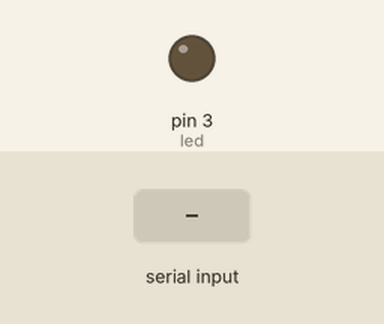
A sketch run on a simulated Arduino Uno, built with avr-gcc and run on an emulated ATmega328P. Parts: output pins drawn as LEDs (lit = HIGH). The test bench sets the inputs (shaded band).

Above: at 1.2 s.
1.3 s: "1" received over Serial
At 2.5 s:
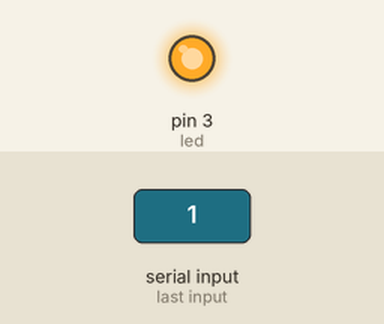
2.8 s: "0" received over Serial
At 3.8 s:
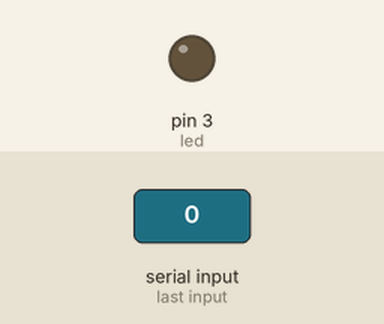
Timing chart, 0 to 5.8 s (numbered marks = the images above; inputs shaded):
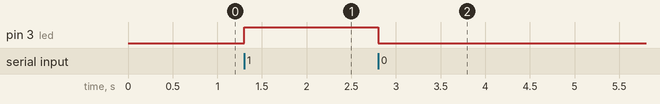

Measured:
- after the input at 1.3 s, pin 3 (led): LOW → HIGH at once
- after the input at 2.8 s, pin 3 (led): HIGH → LOW at once

The sketch:

led.ino
```cpp
#define led 3
void setup() {
  pinMode(led, OUTPUT);
  Serial.begin(9600);
}

void loop() {
  while (Serial.available() > 0){
    int value = Serial.read();
    if (value == '0'){
      digitalWrite(led, LOW);
    }
    else if (value == '1'){
      digitalWrite(led, HIGH);
    }
  }
}
```
